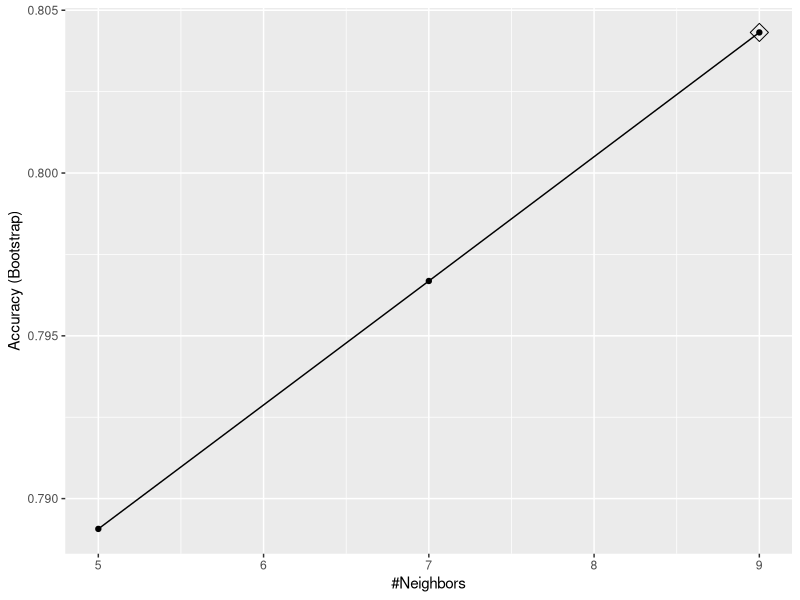
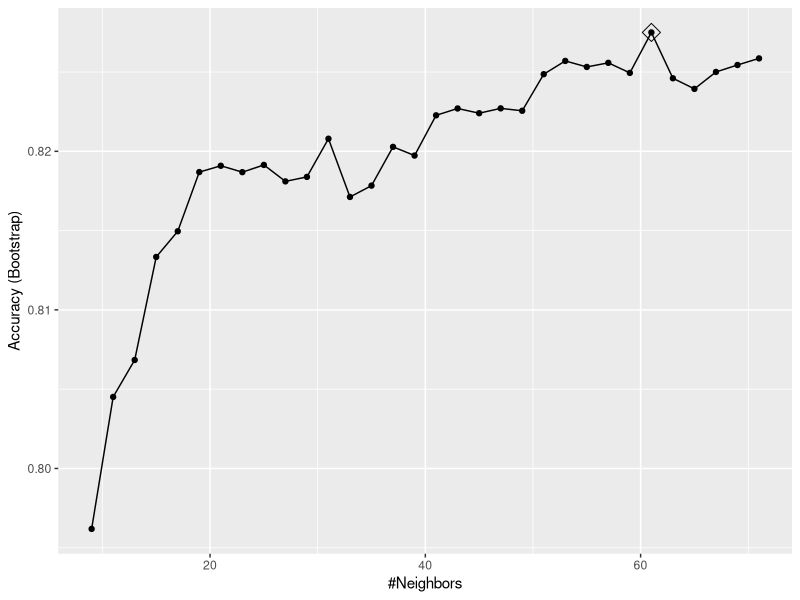
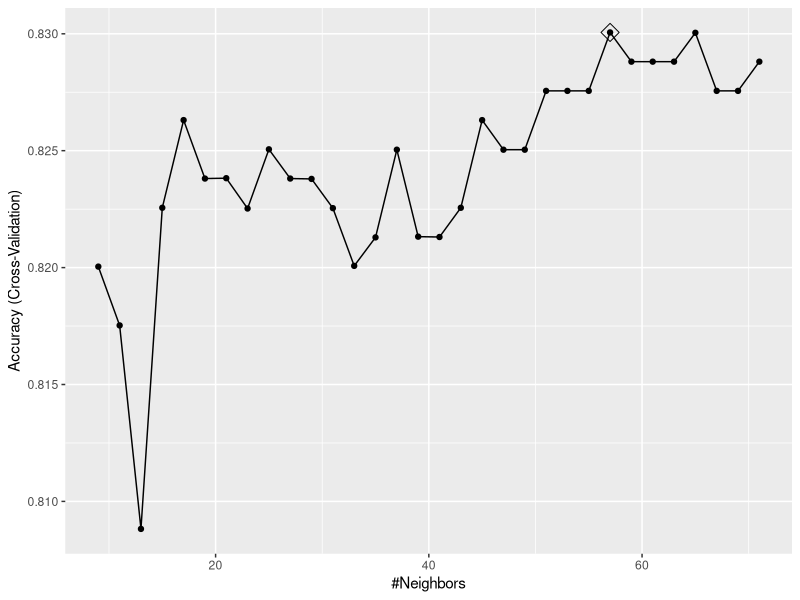
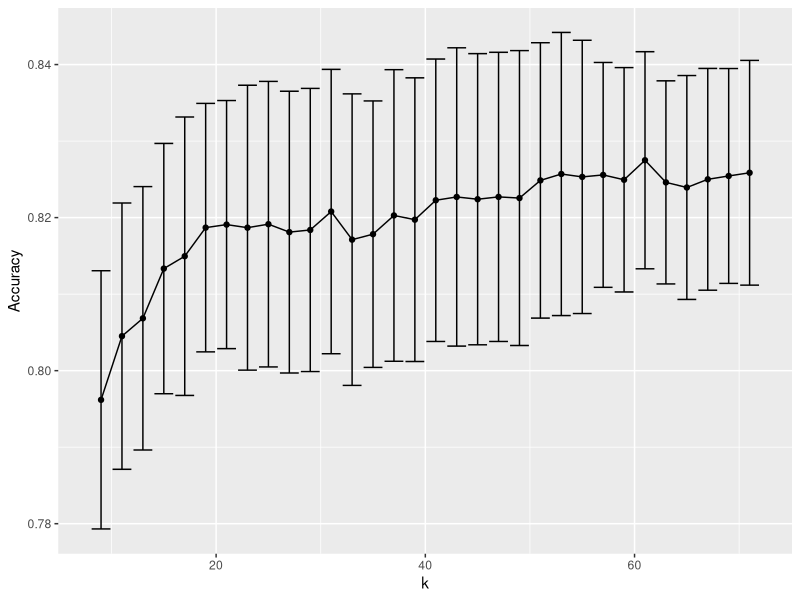
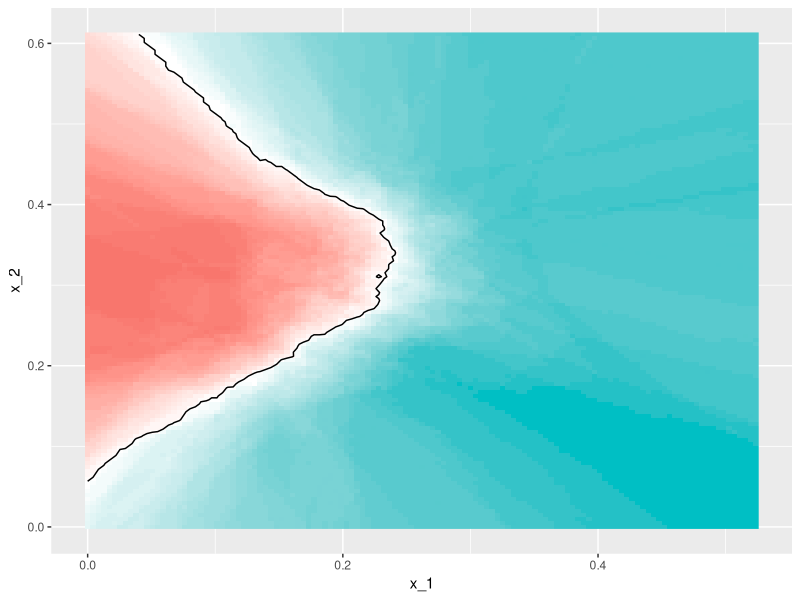
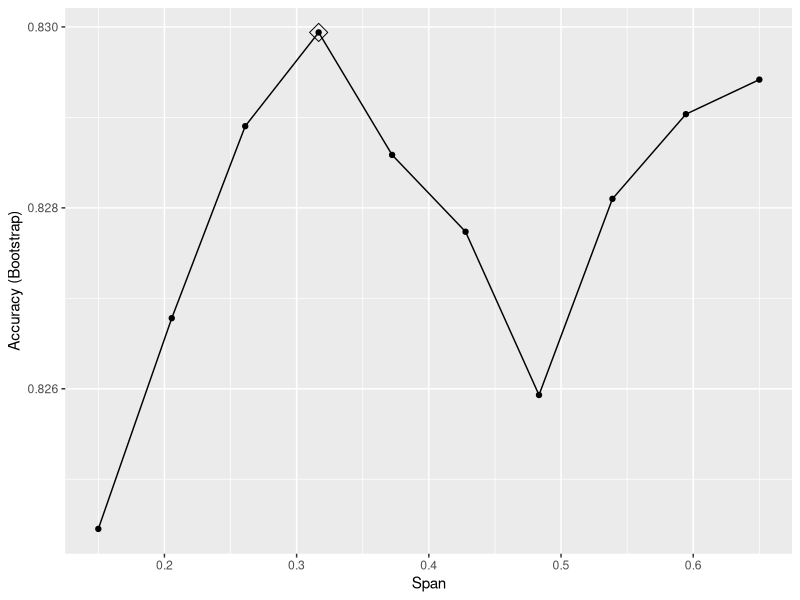
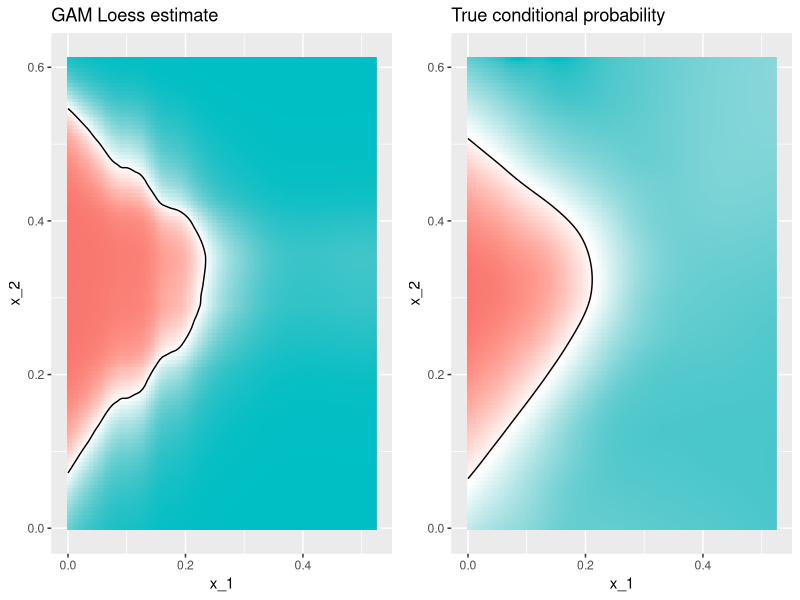

The R source for these figures, in order:
## ---- chunk 1
library(tidyverse)
library(dslabs)
data("mnist_27")
## ---- chunk 2
library(caret)
train_glm <- train(y ~ ., method = "glm", data = mnist_27$train)
train_knn <- train(y ~ ., method = "knn", data = mnist_27$train)
## ---- chunk 3
y_hat_glm <- predict(train_glm, mnist_27$test, type = "raw")
y_hat_knn <- predict(train_knn, mnist_27$test, type = "raw")
## ---- chunk 4
confusionMatrix(y_hat_glm, mnist_27$test$y)$overall[["Accuracy"]]
confusionMatrix(y_hat_knn, mnist_27$test$y)$overall[["Accuracy"]]
## ---- chunk 5
train_knn <- train(y ~ ., method = "knn", data = mnist_27$train)
## ---- chunk 6
ggplot(train_knn, highlight = TRUE)
## ---- chunk 7
set.seed(2008)
train_knn <- train(y ~ ., method = "knn",
                   data = mnist_27$train,
                   tuneGrid = data.frame(k = seq(9, 71, 2)))
ggplot(train_knn, highlight = TRUE)
## ---- chunk 8
train_knn$bestTune
## ---- chunk 9
train_knn$finalModel
## ---- chunk 10
confusionMatrix(predict(train_knn, mnist_27$test, type = "raw"),
                mnist_27$test$y)$overall["Accuracy"]
## ---- chunk 11
control <- trainControl(method = "cv", number = 10, p = .9)
train_knn_cv <- train(y ~ ., method = "knn",
                      data = mnist_27$train,
                      tuneGrid = data.frame(k = seq(9, 71, 2)),
                      trControl = control)
ggplot(train_knn_cv, highlight = TRUE)
## ---- chunk 12
names(train_knn$results)
## ---- chunk 13
train_knn$results %>%
ggplot(aes(x = k, y = Accuracy)) +
geom_line() +
geom_point() +
geom_errorbar(aes(x = k,
ymin = Accuracy - AccuracySD,
ymax = Accuracy + AccuracySD))
## ---- chunk 14
plot_cond_prob <- function(p_hat=NULL){
  tmp <- mnist_27$true_p
  if(!is.null(p_hat)){
    tmp <- mutate(tmp, p=p_hat)
  }
  tmp %>% ggplot(aes(x_1, x_2, z=p, fill=p)) +
    geom_raster(show.legend = FALSE) +
    scale_fill_gradientn(colors=c("#F8766D","white","#00BFC4")) +
    stat_contour(breaks=c(0.5),color="black")
}
## ---- chunk 15
plot_cond_prob(predict(train_knn, mnist_27$true_p, type = "prob")[,2])
## ---- chunk 16
modelLookup("gamLoess")
## ---- chunk 17
grid <- expand.grid(span = seq(0.15, 0.65, len = 10), degree = 1)
## ---- chunk 18
train_loess <- train(y ~ .,
                     method = "gamLoess",
                     tuneGrid=grid,
                     data = mnist_27$train)
ggplot(train_loess, highlight = TRUE)
## ---- chunk 19
confusionMatrix(data = predict(train_loess, mnist_27$test),
                reference = mnist_27$test$y)$overall["Accuracy"]
## ---- chunk 20
p1 <- plot_cond_prob() + ggtitle("True conditional probability")

p2 <- plot_cond_prob(predict(train_loess, mnist_27$true_p, type = "prob")[,2]) +
  ggtitle("GAM Loess estimate")

gridExtra::grid.arrange(p2, p1, nrow=1)
